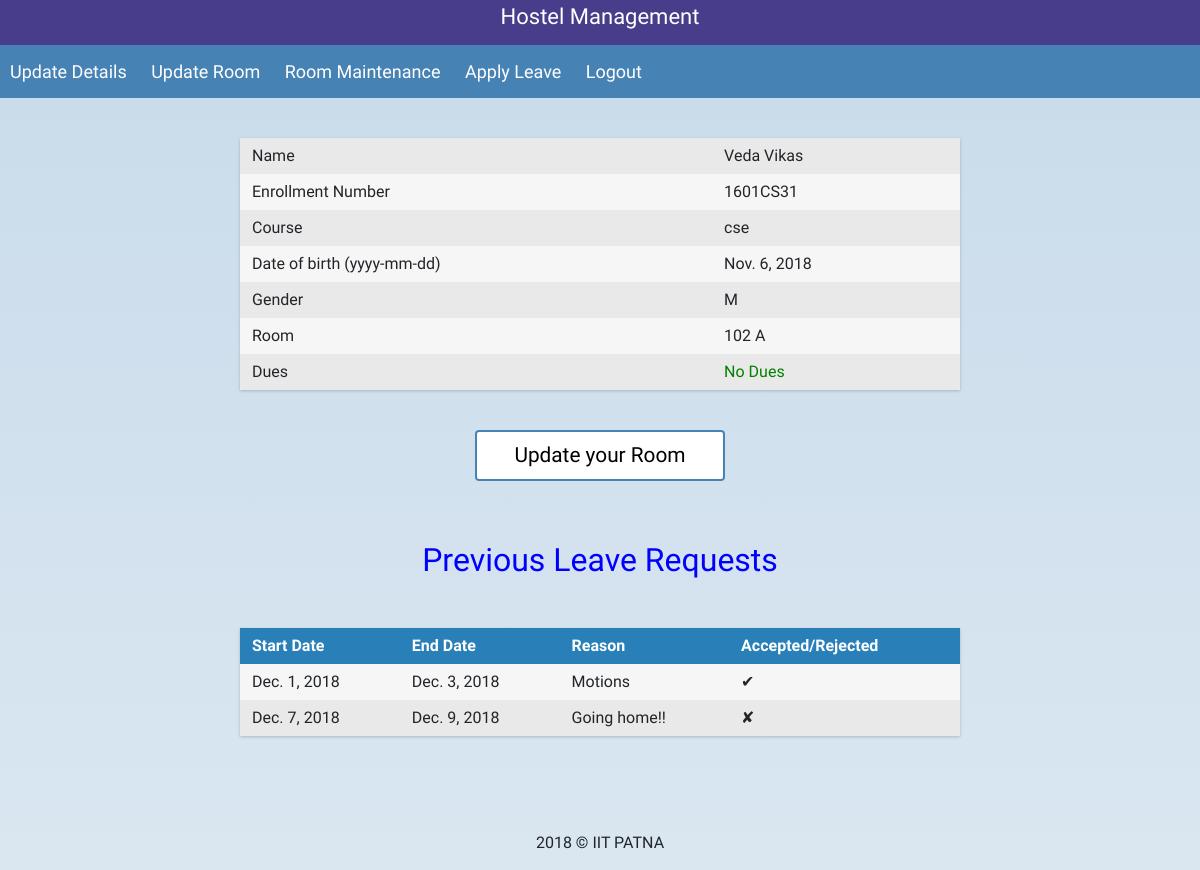
Page /student_profile/ (signed in) on the earlier database version.
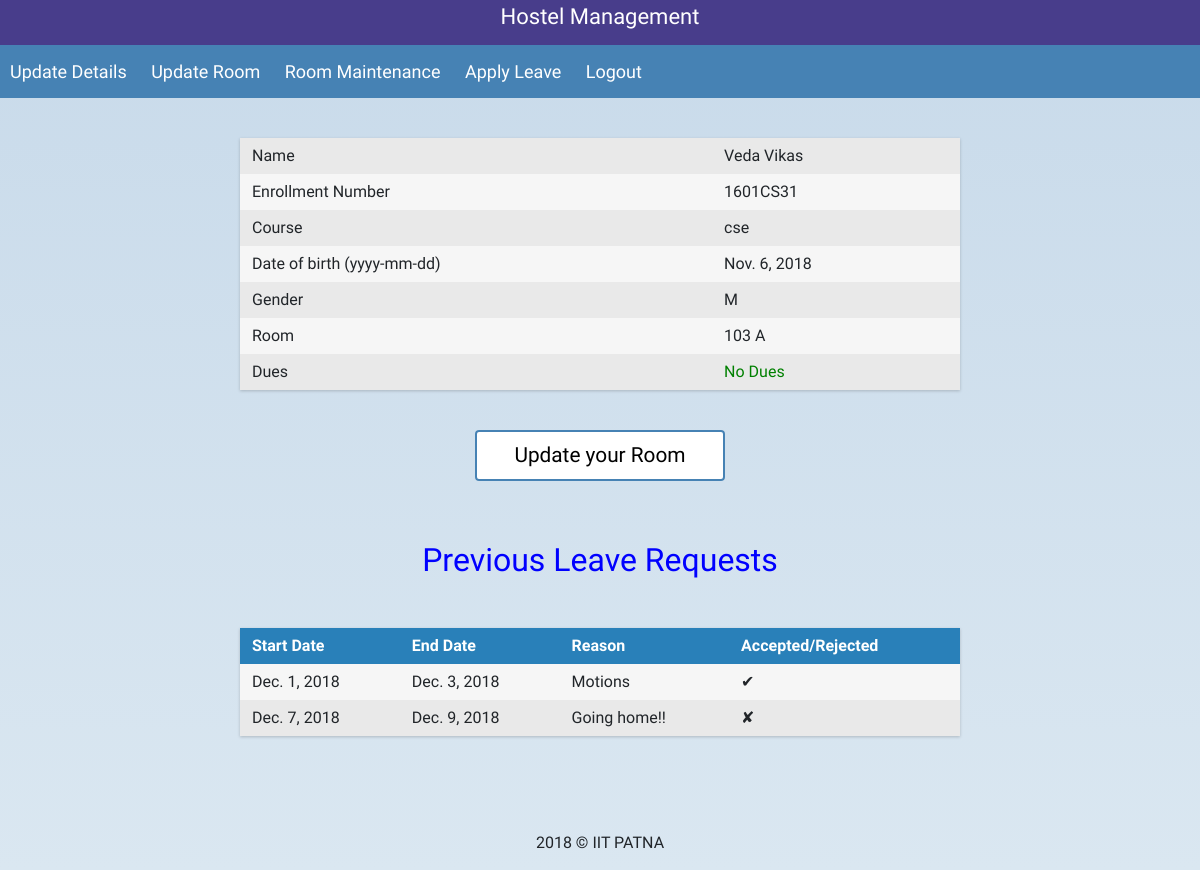
Same page on the later database version.
### selection/models.py (models this page shows, shortened)
class Student(models.Model):
    user = models.OneToOneField(
        User,
        default=None,
        null=True,
        on_delete=models.CASCADE)
    gender_choices = [('N','None'),('M', 'Male'), ('F', 'Female')]
    student_name = models.CharField(max_length=200, null=True)
    father_name = models.CharField(max_length=200, null=True)
    enrollment_no = models.CharField(max_length=10, unique=True, null=True)
    course = models.ForeignKey(
        'Course',
        null=True,
        default=None,
        on_delete=models.CASCADE)
    dob = models.DateField(
        max_length=10,
        help_text="format : YYYY-MM-DD",
        null=True)
    gender = models.CharField(
        choices=gender_choices,
        max_length=1,
        default='N',null=True)
    room = models.OneToOneField(
        'Room',
        blank=True,
        on_delete= models.SET_NULL,
        null=True)
    room_allotted = models.BooleanField(default=False)
    no_dues = models.BooleanField(default=True)

class Room(models.Model):
    room_choice = [('S', 'Single Occupancy'), ('D', 'Double Occupancy'), ('P', 'Reserved for Research Scholars'),('B', 'Both Single and Double Occupancy')]
    no = models.CharField(max_length=5)
    name = models.CharField(max_length=10)
    room_type = models.CharField(choices=room_choice, max_length=1, default=None)
    vacant = models.BooleanField(default=False)
    hostel = models.ForeignKey('Hostel', on_delete=models.CASCADE)
    repair = models.CharField(max_length=100, blank=True)
    def __str__(self):
        return '%s %s' %(self.name, self.hostel)

class Hostel(models.Model):
    name = models.CharField(max_length=5)
    gender_choices = [('M', 'Male'), ('F', 'Female')]
    gender = models.CharField(
        choices=gender_choices,
        max_length=1,
        default=None,
        null=True)
    course = models.ManyToManyField('Course', default=None, blank=True)
    caretaker = models.CharField(max_length=100, blank=True)
    def __str__(self):
        return self.name

class Course(models.Model):
    code = models.CharField(max_length=100, default=None)
    room_choice = [('S', 'Single Occupancy'), ('D', 'Double Occupancy'), ('P', 'Reserved for Research Scholars'), ('B', 'Both Single and Double Occupancy')]
    room_type = models.CharField(choices=room_choice, max_length=1, default='D')

### selection/views.py (the view)
# urls.py: path('student_profile/', views.student_profile, name='student_profile'),
def student_profile(request):
    user = request.user
    if user is not None:
        if user.is_warden:
            return HttpResponse('Invalid Login')
        if user.is_active:
            login(request, user)
            student = request.user.student
            leaves = Leave.objects.filter(student=request.user.student)
            return render(request, 'profile.html', {'student': student, 'leaves': leaves})
        else:
            return HttpResponse('Disabled account')
    else:
        return HttpResponse('Invalid Login')

### selection/templates/profile.html
{% extends 'base.html' %}
{% block content %}
    <div class="wrapper">
        <div class="table">
            <div class="row">
                <div class="cell">
                    Name
                </div>
                <div class="cell">
                    {{ student.student_name }}
                </div>
            </div>
            <div class="row">
                <div class="cell">
                    Enrollment Number
                </div>
                <div class="cell">
                    {{ student.enrollment_no }}
                </div>
            </div>
            <div class="row">
                <div class="cell">
                    Course
                </div>
                <div class="cell">
                    {{ student.course.code }}
                </div>
            </div>
            <div class="row">
                <div class="cell">
                    Date of birth (yyyy-mm-dd)
                </div>
                <div class="cell">
                    {{ student.dob }}
                </div>
            </div>
            <div class="row">
                <div class="cell">
                    Gender
                </div>
                <div class="cell">
                    {{ student.gender }}
                </div>
            </div>
            <div class="row">
                <div class="cell">
                    Room
                </div>
                <div class="cell">
                    {% if student.room_allotted %} {{ student.room }}
                    {% else %} Not Allotted
                    {% endif %}
                </div>
            </div>
            <div class="row">
                <div class="cell">
                    Dues
                </div>
                <div class="cell">
                    {% if student.no_dues %} <div style="color: green">No Dues</div>
                    {% else %} <div style="color: red">Unpaid Dues</div>
                    {% endif %}
                </div>
            </div>
        </div>
        {% if student.room_allotted %}
            <a class="button-custom" href="{% url 'select' %}">
           Update your Room
        </a>
        {% else %}
        <a class="button-custom" href="{% url 'select' %}">
            Select a Room
        </a>
        {% endif %}
    </div>
    <h2 style = "text-align: center; color: blue ;" > Previous Leave Requests</h2>
    {% if leaves %}
    <div class="wrapper">
        <div class="table">
            <div class="row header">
                <div class="cell">
                    Start Date
                </div>
                <div class="cell">
                    End Date
                </div>
                <div class="cell">
                    Reason
                </div>
                <div class="cell">
                    Accepted/Rejected
                </div>
            </div>
            {% for leave in leaves %}
                <div class="row">
                    <div class="cell">
                        {{leave.start_date}}
                    </div>
                    <div class="cell">
                        {{leave.end_date}}
                    </div>
                    <div class="cell">
                        {{leave.reason}}
                    </div>
                    <div class="cell">
                        {% if leave.accept %} &#10004; {% elif leave.reject %} &#10008; {% else %} - {% endif %}
                    </div>
                 </div>
            {% endfor %}
        </div>
    </div>
    {% endif %}
{% endblock content %}
{% block more_links %}
    <a href="{% url 'edit' %}">
            Update Details
        </a>
         {% if student.room_allotted %}
        <a href="{% url 'select' %}">
            Update Room
        </a>
        {% else %}
        <a href="{% url 'select' %}">
            Select a Room
        </a>
        {% endif %}
        <a href="{% url 'repair' %}">
            Room Maintenance
        </a>
        <a href="{% url 'leave_status' %}">
            Apply Leave
        </a>
        <a href="{% url 'logout' %}">
            Logout
        </a>
{% endblock more_links %}

Differences in the rows shown:
changed Student "Veda Vikas": room "102 A" → "103 A"
